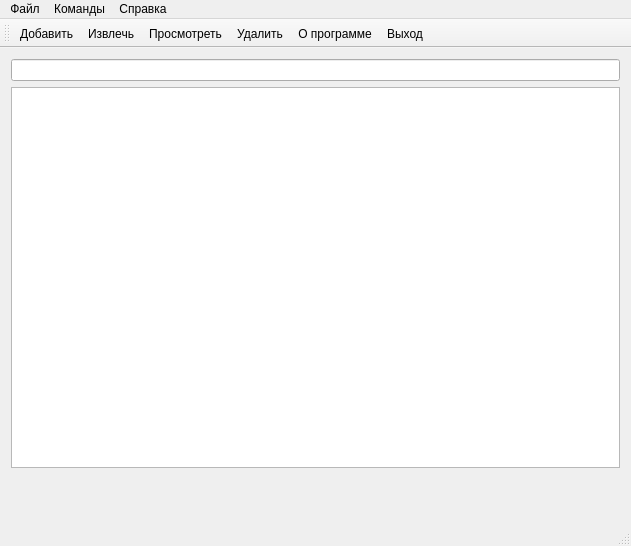
<?xml version="1.0" encoding="UTF-8"?>
<ui version="4.0">
 <class>MainWindow</class>
 <widget class="QMainWindow" name="MainWindow">
  <property name="geometry">
   <rect>
    <x>0</x>
    <y>0</y>
    <width>631</width>
    <height>546</height>
   </rect>
  </property>
  <property name="windowTitle">
   <string>Archiver</string>
  </property>
  <property name="styleSheet">
   <string notr="true"/>
  </property>
  <widget class="QWidget" name="centralWidget">
   <widget class="QWidget" name="layoutWidget">
    <property name="geometry">
     <rect>
      <x>0</x>
      <y>0</y>
      <width>631</width>
      <height>431</height>
     </rect>
    </property>
    <layout class="QVBoxLayout" name="verticalLayout">
     <item>
      <widget class="QLineEdit" name="lineEdit">
       <property name="dragEnabled">
        <bool>false</bool>
       </property>
      </widget>
     </item>
     <item>
      <widget class="QTableView" name="tableView">
       <property name="styleSheet">
        <string notr="true"/>
       </property>
       <property name="gridStyle">
        <enum>Qt::NoPen</enum>
       </property>
       <property name="cornerButtonEnabled">
        <bool>true</bool>
       </property>
       <attribute name="horizontalHeaderDefaultSectionSize">
        <number>130</number>
       </attribute>
       <attribute name="verticalHeaderVisible">
        <bool>false</bool>
       </attribute>
       <attribute name="verticalHeaderDefaultSectionSize">
        <number>25</number>
       </attribute>
       <attribute name="verticalHeaderMinimumSectionSize">
        <number>25</number>
       </attribute>
      </widget>
     </item>
    </layout>
   </widget>
  </widget>
  <widget class="QMenuBar" name="menuBar">
   <property name="geometry">
    <rect>
     <x>0</x>
     <y>0</y>
     <width>631</width>
     <height>25</height>
    </rect>
   </property>
   <widget class="QMenu" name="menu">
    <property name="title">
     <string>Файл</string>
    </property>
    <addaction name="action"/>
   </widget>
   <widget class="QMenu" name="menu_2">
    <property name="title">
     <string>Команды</string>
    </property>
    <addaction name="action_2"/>
    <addaction name="action_4"/>
    <addaction name="separator"/>
    <addaction name="action_9"/>
    <addaction name="action_10"/>
    <addaction name="action_11"/>
   </widget>
   <widget class="QMenu" name="menu_3">
    <property name="title">
     <string>Справка</string>
    </property>
    <addaction name="action_12"/>
   </widget>
   <addaction name="menu"/>
   <addaction name="menu_2"/>
   <addaction name="menu_3"/>
  </widget>
  <widget class="QToolBar" name="mainToolBar">
   <property name="windowTitle">
    <string/>
   </property>
   <property name="toolButtonStyle">
    <enum>Qt::ToolButtonTextUnderIcon</enum>
   </property>
   <attribute name="toolBarArea">
    <enum>TopToolBarArea</enum>
   </attribute>
   <attribute name="toolBarBreak">
    <bool>false</bool>
   </attribute>
   <addaction name="action_2"/>
   <addaction name="action_4"/>
   <addaction name="action_9"/>
   <addaction name="action_10"/>
   <addaction name="action_12"/>
   <addaction name="action"/>
  </widget>
  <widget class="QStatusBar" name="statusBar"/>
  <action name="action">
   <property name="icon">
    <iconset resource="resource.qrc">
     <normaloff>:/img/images/exit.png</normaloff>:/img/images/exit.png</iconset>
   </property>
   <property name="text">
    <string>Выход</string>
   </property>
  </action>
  <action name="action_2">
   <property name="icon">
    <iconset resource="resource.qrc">
     <normaloff>:/img/images/archive.png</normaloff>:/img/images/archive.png</iconset>
   </property>
   <property name="text">
    <string>Добавить в архив</string>
   </property>
   <property name="iconText">
    <string>Добавить</string>
   </property>
   <property name="shortcut">
    <string>Alt+A</string>
   </property>
  </action>
  <action name="action_4">
   <property name="icon">
    <iconset resource="resource.qrc">
     <normaloff>:/img/images/folder.png</normaloff>:/img/images/folder.png</iconset>
   </property>
   <property name="text">
    <string>Извлечь в указанную папку</string>
   </property>
   <property name="iconText">
    <string>Извлечь</string>
   </property>
   <property name="toolTip">
    <string>Извлечь в указанную папку</string>
   </property>
   <property name="shortcut">
    <string>Alt+E</string>
   </property>
  </action>
  <action name="action_9">
   <property name="icon">
    <iconset resource="resource.qrc">
     <normaloff>:/img/images/book.png</normaloff>:/img/images/book.png</iconset>
   </property>
   <property name="text">
    <string>Просмотреть</string>
   </property>
   <property name="shortcut">
    <string>Alt+V</string>
   </property>
  </action>
  <action name="action_10">
   <property name="icon">
    <iconset resource="resource.qrc">
     <normaloff>:/img/images/delete.png</normaloff>:/img/images/delete.png</iconset>
   </property>
   <property name="text">
    <string>Удалить</string>
   </property>
   <property name="shortcut">
    <string>Del</string>
   </property>
  </action>
  <action name="action_11">
   <property name="text">
    <string>Переименовать</string>
   </property>
  </action>
  <action name="action_12">
   <property name="icon">
    <iconset resource="resource.qrc">
     <normaloff>:/img/images/info.png</normaloff>:/img/images/info.png</iconset>
   </property>
   <property name="text">
    <string>О программе</string>
   </property>
   <property name="iconText">
    <string>О программе</string>
   </property>
  </action>
 </widget>
 <layoutdefault spacing="6" margin="11"/>
 <resources>
  <include location="resource.qrc"/>
 </resources>
 <connections/>
</ui>
